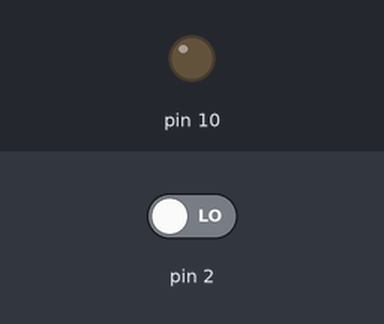
Bench run of a sketch on a simulated Arduino Uno, built with avr-gcc and run on an emulated ATmega328P. Shown: output pins drawn as LEDs (lit = HIGH). The test bench sets the inputs (shaded band); at power-on: pin 2 LOW. What the sketch prints to the serial monitor is not drawn.

Above: at 1.2 s.
1.3 s: pin 2 driven HIGH
At 2.3 s:
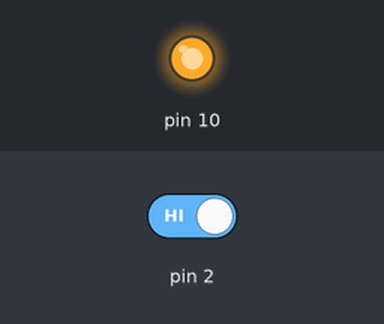
2.8 s: pin 2 driven LOW
At 3.5 s:
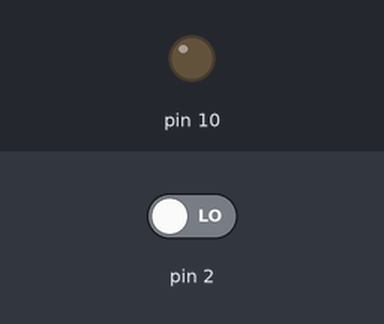
Timing chart, 0 to 5.8 s (numbered marks = the images above; inputs shaded):
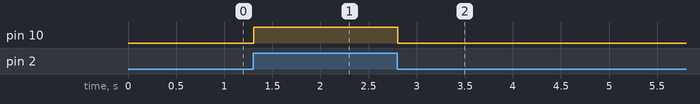

Measured:
- after the input at 1.3 s, pin 10: LOW → HIGH at once
- after the input at 2.8 s, pin 10: HIGH → LOW at once

The sketch:

sketch_feb07b.ino
```cpp
void setup() {
  // put your setup code here, to run once:
  Serial.begin(9600);
  pinMode(10, OUTPUT);
  pinMode(2, INPUT);
}

void loop() {
  // put your main code here, to run repeatedly:
  int buttonState = digitalRead(2);
  Serial.println(buttonState);

  //버튼을 눌렀을 때 : 1
  //버튼을 누르지 않았을 때 : 0

  //버튼을 눌렀을 때, 13번핀에 연결된 LED가 켜지게 해주세요
  //버튼에서 손을 떼면, LED가 꺼지게 해주세요


  //
  digitalWrite(10,buttonState);

//  if (buttonState == 1) {
//    digitalWrite(10, HIGH);
//  } else {
//    digitalWrite(10, LOW);
//  }
}
```
